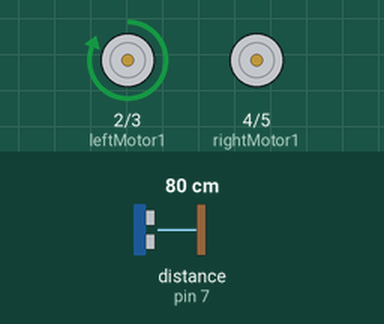
A sketch run on a simulated Arduino Uno, built with avr-gcc and run on an emulated ATmega328P. Parts: motor-driver pin pairs drawn as motors (green arrow = first pin HIGH = forward, orange = second pin HIGH = backward, longer = more drive). Wiring (inferred from the names in the program): ultrasonic range finder: trigger pin 9; echo pin 7. Inputs (shaded band) come from the test bench; at power-on: distance to the obstacle (sensor on pin 7) 80 cm. The echo pulse lasts 58.3 µs per cm.

Above: at 1.2 s.
1.3 s: distance to the obstacle (sensor on pin 7) set to 96 cm
2.8 s: distance to the obstacle (sensor on pin 7) set to 104 cm
At 3.1 s:
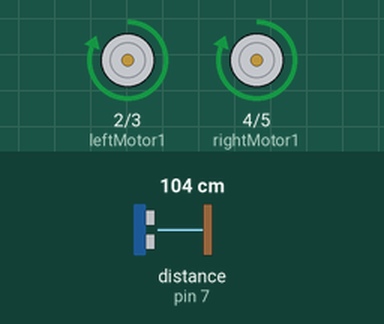
4.3 s: distance to the obstacle (sensor on pin 7) set to 2 cm
At 4.8 s:
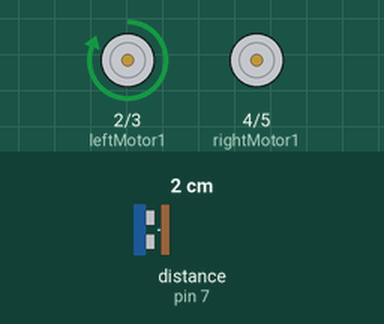
5.8 s: distance to the obstacle (sensor on pin 7) set to 120 cm
At 6.5 s:
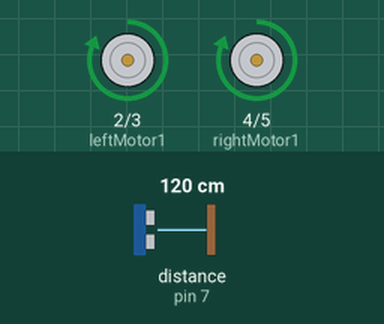
Timing chart, 0 to 8.3 s (numbered marks = the images above; inputs shaded):
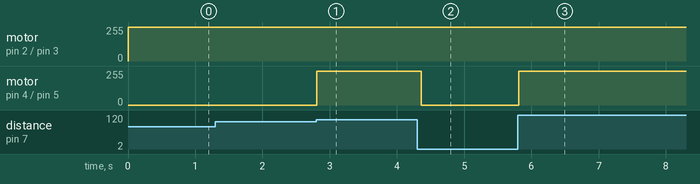

Measured:
- the behaviour switches between 101 and 102 cm on distance to the obstacle (sensor on pin 7) (found by bisection; images 0 and 1)
- after the input at 1.3 s, every drawn part: stays the same
- after the input at 2.8 s, motor on pin 4 (rightMotor1) / pin 5 (rightMotor2): stopped → forward 255/255 at once
- after the input at 4.3 s, motor on pin 4 (rightMotor1) / pin 5 (rightMotor2): forward 255/255 → stopped after 0.06 s
- after the input at 5.8 s, motor on pin 4 (rightMotor1) / pin 5 (rightMotor2): stopped → forward 255/255 at once

The sketch:

RaSpy_Bot.ino
```cpp
/*
  This is Pandemi's code - v1.0. Pandemi is a UV-C light robot.

*/
const int leftMotor1 = 2;
const int leftMotor2 = 3;
const int rightMotor1 = 4;
const int rightMotor2 = 5;
const int echoPin = 7;
const int trigPin = 9;


void setup() {
  pinMode(leftMotor1, OUTPUT);
  pinMode(leftMotor2, OUTPUT);
  pinMode(rightMotor1, OUTPUT);
  pinMode(rightMotor2, OUTPUT);
  pinMode(echoPin, INPUT);
  pinMode(trigPin, OUTPUT);
}

void loop() {
  int duration, distance;

  // Output pulse with 1ms width on trigPin
  digitalWrite(trigPin, HIGH);
  delay(1);
  digitalWrite(trigPin, LOW);
  // Measure the pulse input in echo pin

  duration = pulseIn(echoPin, HIGH);
  // Distance is half the duration divided by 29.1 (from datasheet)

  distance = (duration / 2) / 29.1;

  if (distance <= 100 && distance >= 0) {
    digitalWrite(leftMotor1, HIGH);
    digitalWrite(leftMotor2, LOW);
    digitalWrite(rightMotor2, LOW);
    digitalWrite(rightMotor1, LOW);


  } else {

    digitalWrite(leftMotor1, HIGH);
    digitalWrite(leftMotor2, LOW);
    digitalWrite(rightMotor2, LOW);
    digitalWrite(rightMotor1, HIGH);

    delay(60);
  }


}
```
